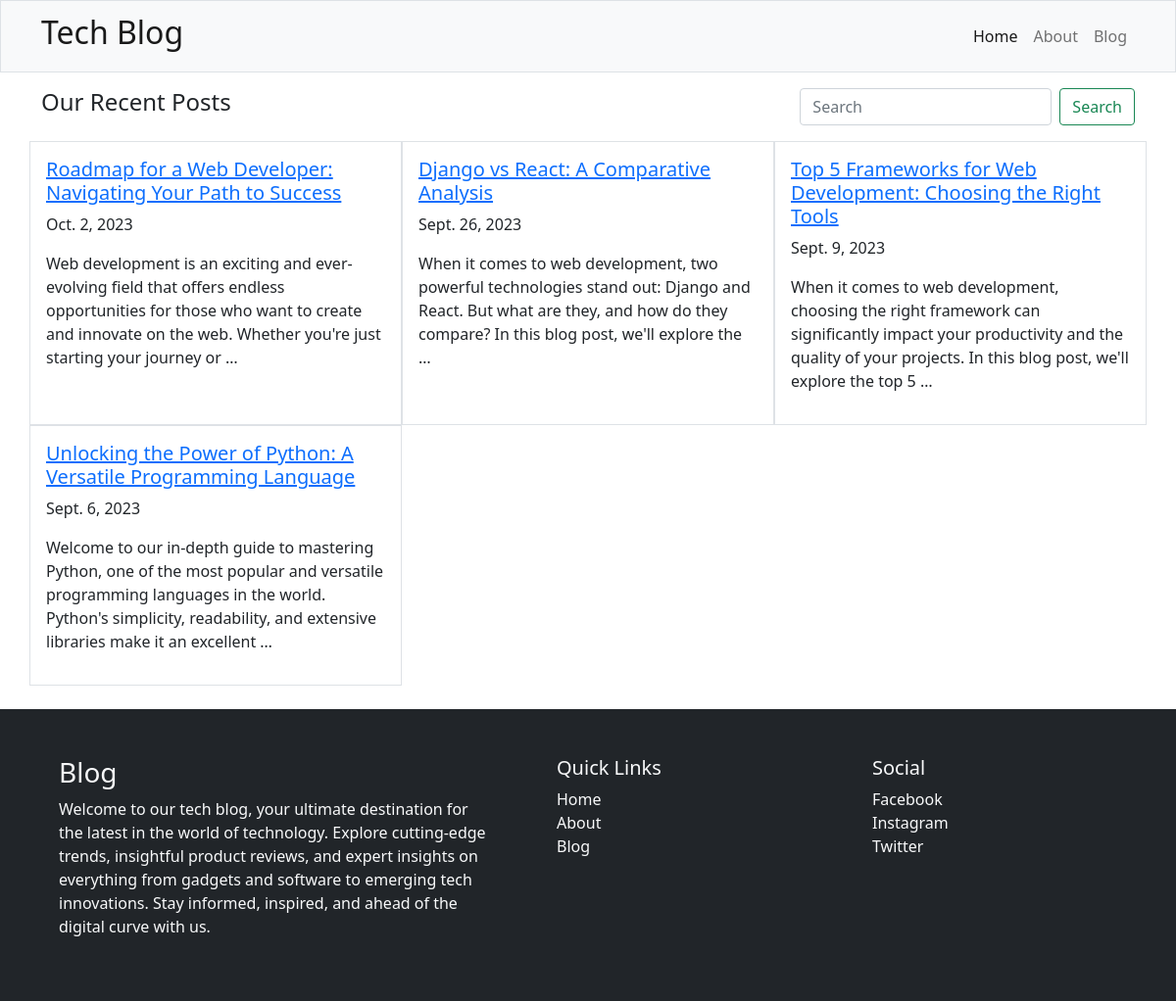
The page / on the database its author committed.
### website/models.py (models this page shows)
class blog(models.Model):
    choice =(
    ("1", "Draft"),
    ("2", "Published"),
    )
    title = models.CharField(max_length=300)
    content = models.TextField()
    meta = models.CharField(max_length=100)
    MetaTitle = models.CharField(max_length=200)
    date = models.DateField(auto_now=False, auto_now_add=False)
    author = models.ForeignKey(User, on_delete=models.CASCADE)
    status = models.CharField(choices=choice,default=1,max_length=1)
    slug = models.CharField(max_length=50)

### website/views.py (the view)
# urls.py: 2. Add a URL to urlpatterns:  path('', views.home, name='home')
def home(request):
    post = blog.objects.all().filter(status='2').order_by('-date')
    return render(request,'index.html',{'data':post})

### Template/index.html
{%extends 'nav.html'%}
{%block content%}
<div class="container">
    <div class="d-flex justify-content-between pt-3 pb-3">
        <h4>Our Recent Posts</h4>
        <form class="d-flex" method="GET" action="/search">
            <input class="form-control me-2" type="search" placeholder="Search" aria-label="Search" name="search" id="search" required="True">
            <button class="btn btn-outline-success" type="submit">Search</button>
    </div>
        <div class="row pb-4">
            {% for i in data %}
            <div class="col-md-4 border border-1 p-3">
                <a href="{% url 'post' i.slug %} "><h5>{{i.title}}</h5></a>
                <p>{{i.date}}</p>
                {{i.content|safe |truncatewords:30}}
            </div>
            {% endfor %}
        </div>
</div>
{%endblock%}

### Template/nav.html (shortened to what this page needs)
<!doctype html>
<html lang="en">
<head>
  <link href="https://cdn.jsdelivr.net/npm/bootstrap@5.0.2/dist/css/bootstrap.min.css" rel="stylesheet"
>
</head>
<body>
  <nav class="navbar navbar-nav-scroll navbar-expand-lg navbar-light bg-light border border-bottom-1" style="--bs-scroll-height: 100px;">
    <div class="container">
      <a class="navbar-brand" href="/"><h2> Tech Blog</h2></a>
      <div class="collapse navbar-collapse justify-content-end" id="navbarNav">
        <ul class="navbar-nav">
          <li class="nav-item">
            <a class="nav-link active" aria-current="page" href="/">Home</a>
          </li>
          <li class="nav-item">
            <a class="nav-link" href="/about">About</a>
          </li>
          <li class="nav-item">
            <a class="nav-link" href="/">Blog</a>
          </li>
        </ul>
      </div>
    </div>
  </nav>
  {%block content%}
  {%endblock%}
  <div class="container-fluid p-5 bg-dark text-light">
    <div class="container">
    <div class="row gap-5">
      <div class="col-md-5">
        <h3>Blog</h3>
        <p>Welcome to our tech blog, your ultimate destination for the latest in the world of technology. Explore cutting-edge trends, insightful product reviews, and expert insights on everything from gadgets and software to emerging tech innovations. Stay informed, inspired, and ahead of the digital curve with us.</p>
      </div>
      <div class="col-md">
        <h5>Quick Links</h5>
        <ul class="list-unstyled">
          <li><a class="text-decoration-none text-light" href="/">Home</a></li>
          <li><a class="text-decoration-none text-light" href="/about">About</a></li>
          <li><a class="text-decoration-none text-light" href="/">Blog </a></li>
        </ul>
      </div>
      <div class="col-md">
        <h5>Social</h5>
        <ul class="list-unstyled">
          <li><a class="text-decoration-none text-light" href="#">Facebook</a></li>
          <li><a class="text-decoration-none text-light" href="#">Instagram</a></li>
          <li><a class="text-decoration-none text-light" href="#">Twitter </a></li>
        </ul>
      </div>
    </div>
  </div>
</div>
</body>
</html>

### rows shown on the page
blog: title "Roadmap for a Web Developer: Navigating Your Path to Success", date "Oct. 2, 2023", content "Web development is an exciting and ever-evolving field that offers endless opportunities for those who want to create and innovate on the web. Whether you're just starting your journey or …"
blog: title "Django vs React: A Comparative Analysis", date "Sept. 26, 2023", content "When it comes to web development, two powerful technologies stand out: Django and React. But what are they, and how do they compare? In this blog post, we'll explore the …"
blog: title "Top 5 Frameworks for Web Development: Choosing the Right Tools", date "Sept. 9, 2023", content "When it comes to web development, choosing the right framework can significantly impact your productivity and the quality of your projects. In this blog post, we'll explore the top 5 …"
blog: title "Unlocking the Power of Python: A Versatile Programming Language", date "Sept. 6, 2023", content "Welcome to our in-depth guide to mastering Python, one of the most popular and versatile programming languages in the world. Python's simplicity, readability, and extensive libraries make it an excellent …"
